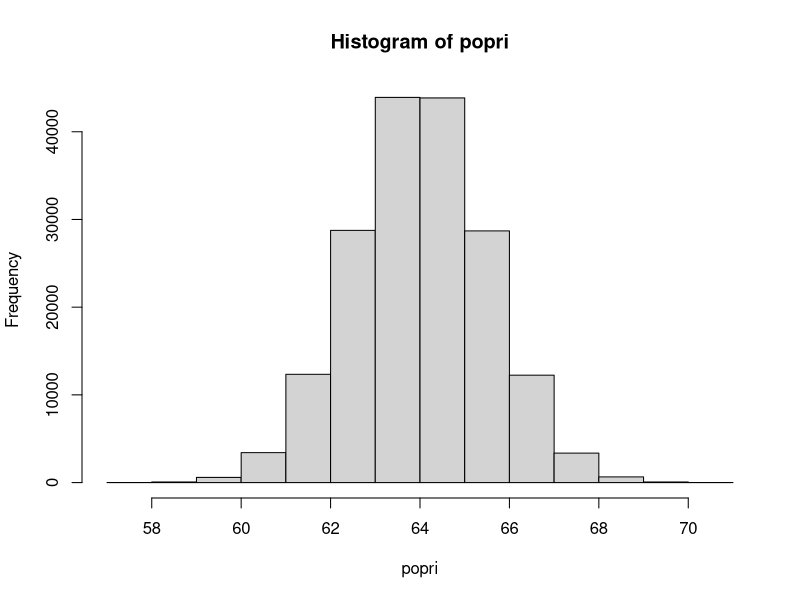
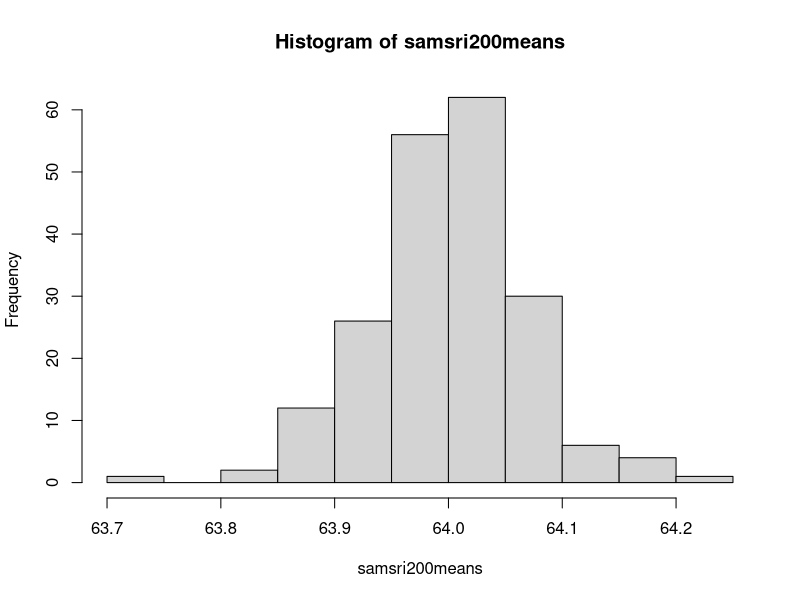
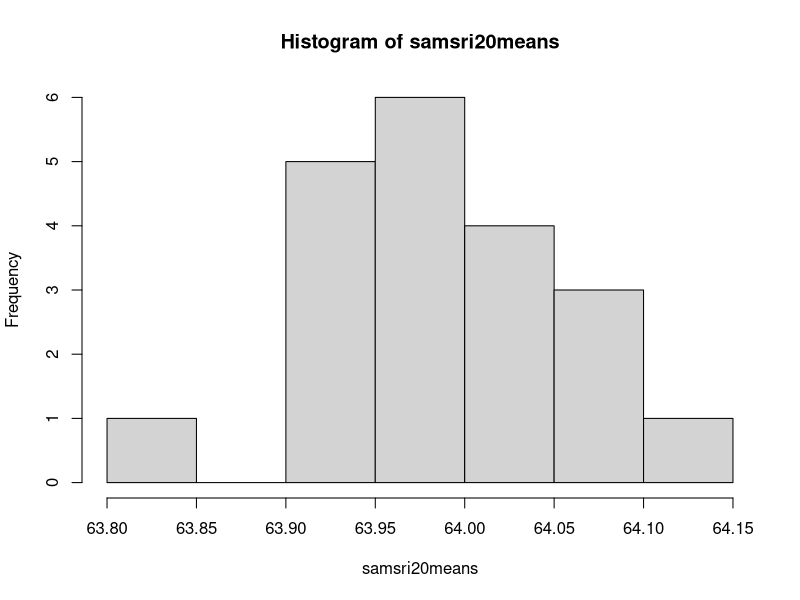

Here is the R script that generated these plots, in order:
## ---- chunk 1
knitr::opts_chunk$set(echo = TRUE)
## ---- chunk 2
popri <- rnorm(178000, 64, 1.5)
## ---- chunk 3
mean(popri)
sd(popri)
## ---- chunk 4
hist(popri)
## ---- chunk 5
sam10 = sample(x = popri, size = 10, replace = TRUE)
## ---- chunk 6
mean(sam10)
sd(sam10)
## ---- chunk 7
sam1000 = sample(x = popri, size = 1000, replace = TRUE)
## ---- chunk 8
mean(sam1000)
sd(sam1000)
## ---- chunk 9
samsri = matrix(data=popri, ncol=200, nrow=500)
## ---- chunk 10
samsri200means = numeric(200)
for (i in 1:200){
		  samsri200means[i]=mean(samsri[ ,i])
}
## ---- chunk 11
samsri200means
## ---- chunk 12
hist(samsri200means)
## ---- chunk 13
samsri20 = matrix(data=popri, ncol=20, nrow=500)
samsri20means = numeric(20)
for (i in 1:20){
		  samsri20means[i]=mean(samsri20[ ,i])
}
samsri20means
hist(samsri20means)
